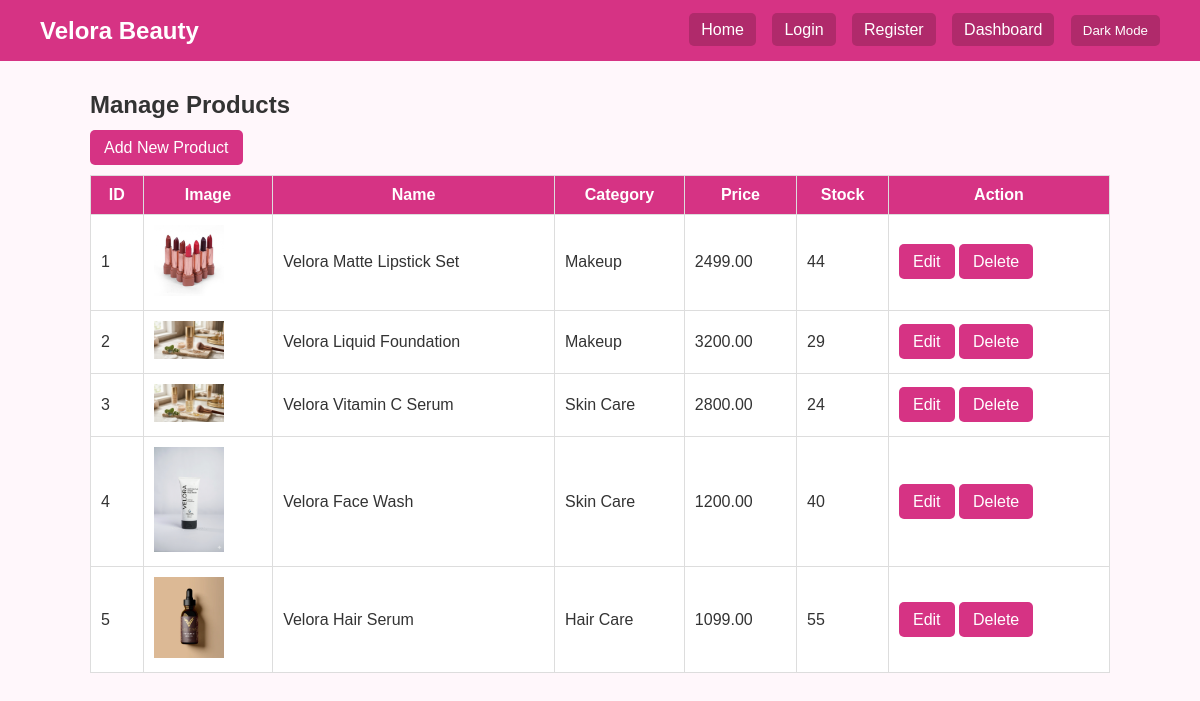
/admin/products.php (signed in), run on the app's committed database.
### tables this page shows
CREATE TABLE `products` (
  `id` int(11) NOT NULL,
  `product_name` varchar(100) DEFAULT NULL,
  `category` varchar(100) DEFAULT NULL,
  `price` decimal(10,2) DEFAULT NULL,
  `stock` int(11) DEFAULT NULL,
  `description` text DEFAULT NULL,
  `image` varchar(255) DEFAULT NULL,
  `created_at` timestamp NOT NULL DEFAULT current_timestamp()
);

### admin/products.php (the view, shortened to what this page needs)
<?php include("../includes/header.php"); ?>
<div class="container">
    <h2>Manage Products</h2>
    <a class="btn" href="add_product.php">Add New Product</a>
    <br><br>
    <table>
        <tr>
            <th>ID</th>
            <th>Image</th>
            <th>Name</th>
            <th>Category</th>
            <th>Price</th>
            <th>Stock</th>
            <th>Action</th>
        </tr>
        <?php
        $query = mysqli_query($conn, "SELECT * FROM products");
        while ($row = mysqli_fetch_assoc($query)) {
        ?>
        <tr>
            <td><?php echo $row['id']; ?></td>
            <td><img src="../uploads/products/<?php echo $row['image']; ?>" width="70"></td>
            <td><?php echo $row['product_name']; ?></td>
            <td><?php echo $row['category']; ?></td>
            <td><?php echo $row['price']; ?></td>
            <td><?php echo $row['stock']; ?></td>
            <td>
                <a class="btn" href="edit_product.php?id=<?php echo $row['id']; ?>">Edit</a>
                <a class="btn" href="delete_product.php?id=<?php echo $row['id']; ?>" onclick="return confirm('Delete this product?')">Delete</a>
            </td>
        </tr>
        <?php } ?>
    </table>
</div>

### assets/css/style.css (style rules this page uses)
body { margin: 0; font-family: Arial, sans-serif; background: #fff7fb; color: #333; }
.container { width: 85%; margin: 30px auto; }
button, .btn { background: #d63384; color: white; padding: 9px 14px; border: none; text-decoration: none; border-radius: 5px; }
table { width: 100%; border-collapse: collapse; background: white; }
th, td { border: 1px solid #ddd; padding: 10px; }
th { background: #d63384; color: white; }

### data on the page
products: id "1", image (picture), product_name "Velora Matte Lipstick Set", category "Makeup", price "2499.00", stock "44"
products: id "2", image (picture), product_name "Velora Liquid Foundation", category "Makeup", price "3200.00", stock "29"
products: id "3", image (picture), product_name "Velora Vitamin C Serum", category "Skin Care", price "2800.00", stock "24"
products: id "4", image (picture), product_name "Velora Face Wash", category "Skin Care", price "1200.00", stock "40"
products: id "5", image (picture), product_name "Velora Hair Serum", category "Hair Care", price "1099.00", stock "55"
